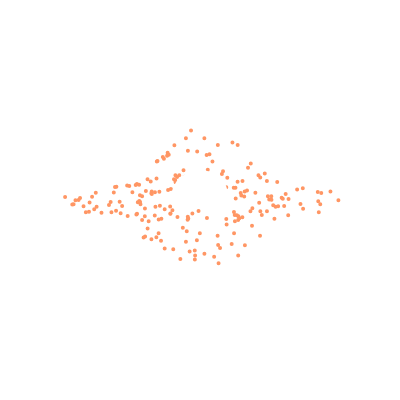
Frame 1 (no input)
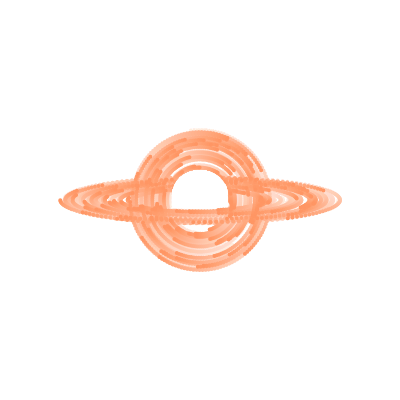
Frame 60 (no input)
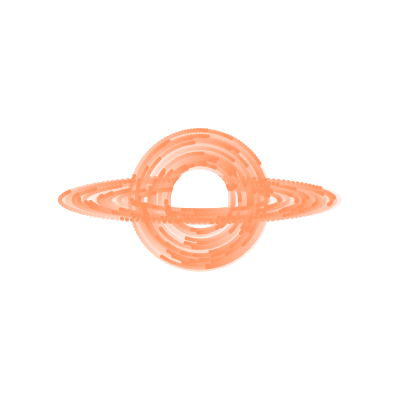
Frame 120 (the mouse pressed at the canvas centre since frame 60)

The p5.js sketch that drew these frames (run headless with seeded random() and noise() and a simulated clock; from frame 60 on, the mouse is pressed at the canvas centre):

// p5.js sketch
// ── sketch.js
function preload() {
  // preload assets
}

const sketchWidth = 400;
const sketchHeight = 400;
const size = 20;

let points = [];

function setup() {
  createCanvas(sketchWidth, sketchHeight);
  fill(255);
  strokeWeight(2);

  for (let i = 0; i < 100; i += 1) {
    points.push({
      radius: random(30, 70),
      angle: random(0, 360),
    });
  }
}

function draw() {
  background(255, 7);
  stroke(255, 150, 100);
  //rect(0, 0, sketchWidth, sketchHeight);

  translate(sketchWidth / 2, sketchHeight / 2);

  for (let i = 0; i < points.length; i += 1) {
    points[i].angle += 1.5;

    const rad = (Math.PI / 180) * points[i].angle;
    let radius = points[i].radius;

    const x = radius * Math.cos(rad);
    const y = radius * Math.sin(rad);

    ellipse(x, y, 2, 2);
  }

  for (let a = 0; a < points.length; a += 1) {
    points[a].angle += 1;

    const rad = (Math.PI / 180) * points[a].angle;
    let radius = points[a].radius;
    const x = radius * Math.cos(rad);
    const y = radius * Math.sin(rad);

    ellipse(x * 2, y / 3, 2, 2);
  }
  noStroke();
  arc(0, -5, 56, 50, (Math.PI / 180) * -180, (Math.PI / 180) * 0, OPEN);
}

// hintergrund schwarz machen
// perfekter: eine Bewegung in der gesamten Form
// Form expandiert leicht
